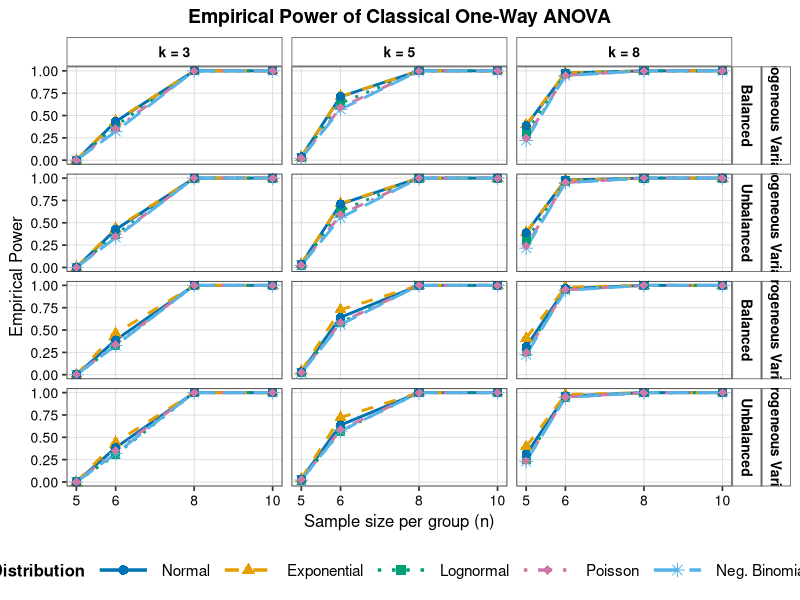
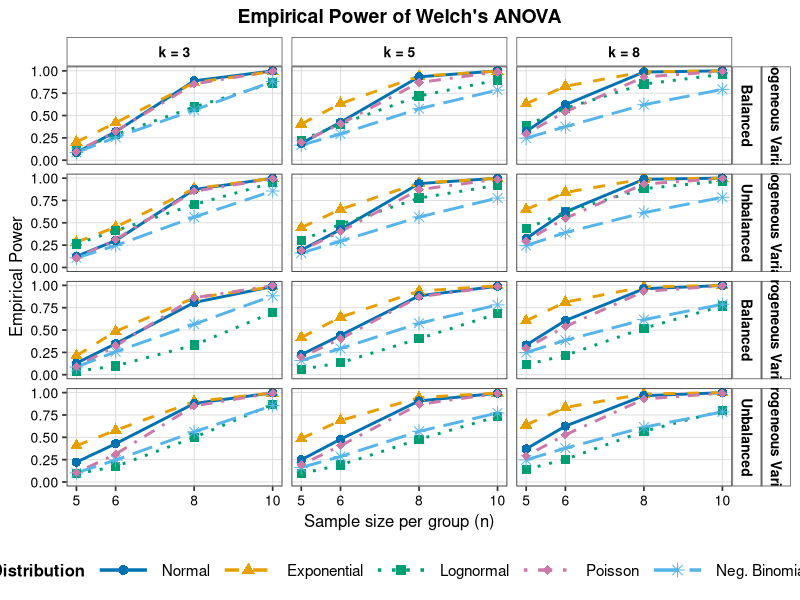
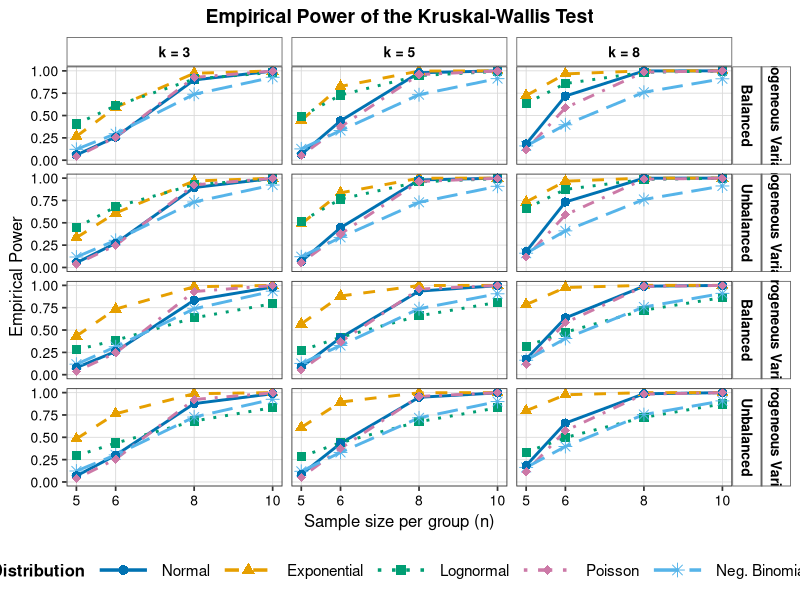

Source code (R) for these figures, in order:
# figures_H1_v3.R

library(dplyr)
library(ggplot2)

df <- read.csv("H1_FINAL.csv", stringsAsFactors = FALSE)

# ========= ORTAK AYARLAR =========
dist_levels <- c("normal", "exponential", "lognormal", "poisson", "negbin")
dist_labels <- c("Normal", "Exponential", "Lognormal", "Poisson", "Neg. Binomial")

df <- df %>%
  mutate(
    dist = factor(dist, levels = dist_levels, labels = dist_labels),
    var_type = factor(var_type, levels = c("homogeneous","heterogeneous"),
                      labels = c("Homogeneous Variance","Heterogeneous Variance")),
    balance = factor(balance, levels = c("balanced","unbalanced"),
                     labels = c("Balanced","Unbalanced")),
    k_label = factor(paste0("k = ", k), levels = paste0("k = ", c(3,5,8))),
    n_num = as.numeric(n)
  )

# ========= RENK + SEKIL + CIZGI TIPI =========
dist_colors <- c(
  "Normal"        = "#0072B2",
  "Exponential"   = "#E69F00",
  "Lognormal"     = "#009E73",
  "Poisson"       = "#CC79A7",
  "Neg. Binomial" = "#56B4E9"
)

dist_shapes <- c(
  "Normal"        = 16,
  "Exponential"   = 17,
  "Lognormal"     = 15,
  "Poisson"       = 18,
  "Neg. Binomial" = 8
)

dist_linetypes <- c(
  "Normal"        = "solid",
  "Exponential"   = "dashed",
  "Lognormal"     = "dotted",
  "Poisson"       = "dotdash",
  "Neg. Binomial" = "longdash"
)

# ========= ORTAK TEMA =========
power_theme <- theme_bw(base_size = 13) +
  theme(
    strip.background = element_rect(fill = "white", color = "grey40"),
    strip.text = element_text(face = "bold", size = 10, color = "black"),
    panel.grid.minor = element_blank(),
    panel.grid.major = element_line(color = "grey85", linewidth = 0.3),
    panel.background = element_rect(fill = "white", color = NA),
    plot.background  = element_rect(fill = "white", color = NA),
    legend.background = element_rect(fill = "white", color = NA),
    legend.position = "bottom",
    legend.title = element_text(face = "bold", size = 12),
    legend.text = element_text(size = 11),
    legend.key = element_rect(fill = "white", color = NA),
    legend.key.width = unit(1.5, "cm"),
    axis.text = element_text(size = 10, color = "black"),
    axis.title = element_text(size = 12),
    plot.title = element_text(face = "bold", size = 14, hjust = 0.5)
  )

# ========= ORTAK CIZIM FONKSIYONU =========
make_power_figure <- function(data, power_col, title_text) {
  data %>%
    rename(power = !!power_col) %>%
    ggplot(aes(x = n_num, y = power, color = dist, shape = dist, linetype = dist, group = dist)) +
    geom_line(linewidth = 1) +
    geom_point(size = 2.8) +
    facet_grid(
      rows = vars(var_type, balance),
      cols = vars(k_label)
    ) +
    scale_color_manual(values = dist_colors, name = "Distribution") +
    scale_shape_manual(values = dist_shapes, name = "Distribution") +
    scale_linetype_manual(values = dist_linetypes, name = "Distribution") +
    scale_x_continuous(breaks = c(5,6,8,10), labels = c("5","6","8","10")) +
    scale_y_continuous(limits = c(0, 1), breaks = seq(0, 1, 0.25)) +
    guides(
      color = guide_legend(override.aes = list(size = 3, linewidth = 1.2), nrow = 1),
      shape = guide_legend(nrow = 1),
      linetype = guide_legend(nrow = 1)
    ) +
    labs(
      title = title_text,
      x = "Sample size per group (n)",
      y = "Empirical Power"
    ) +
    power_theme
}

# ========= FIGURE 2: ANOVA =========
fig2 <- make_power_figure(df, "power_anova",
                          "Empirical Power of Classical One-Way ANOVA")
ggsave("Figure2_ANOVA_Power.png", fig2, width = 13, height = 9.5, dpi = 300, bg = "white")

# ========= FIGURE 3: WELCH ANOVA =========
fig3 <- make_power_figure(df, "power_welch",
                          "Empirical Power of Welch's ANOVA")
ggsave("Figure3_Welch_Power.png", fig3, width = 13, height = 9.5, dpi = 300, bg = "white")

# ========= FIGURE 4: KRUSKAL-WALLIS =========
fig4 <- make_power_figure(df, "power_kw",
                          "Empirical Power of the Kruskal-Wallis Test")
ggsave("Figure4_KW_Power.png", fig4, width = 13, height = 9.5, dpi = 300, bg = "white")

message("Figurler kaydedildi.")
